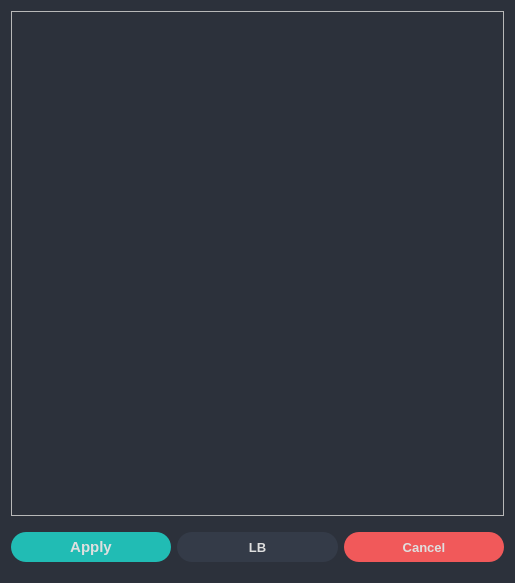
<?xml version="1.0" encoding="UTF-8"?>
<ui version="4.0">
 <class>ConnectionWindow</class>
 <widget class="QWidget" name="ConnectionWindow">
  <property name="geometry">
   <rect>
    <x>0</x>
    <y>0</y>
    <width>515</width>
    <height>583</height>
   </rect>
  </property>
  <property name="windowTitle">
   <string>Connections</string>
  </property>
  <property name="windowIcon">
   <iconset resource="../res/res.qrc">
    <normaloff>:/icons/icons/design_creator_icon.ico</normaloff>:/icons/icons/design_creator_icon.ico</iconset>
  </property>
  <property name="styleSheet">
   <string notr="true">#ConnectionWindow, #scrollAreaWidgetContents{
	background-color: rgb(44, 49, 59);
}
/* MessageBox */
QMessageBox {
    background-color: rgb(44, 49, 59);
}
QMessageBox QFrame {
    background-color: rgba(0, 0, 0, 0);
}
QMessageBox QLabel {
    color: white;
	background-color: rgba(0, 0, 0, 0);
}
QMessageBox QPushButton {
    border: 2px solid rgb(52, 59, 72);
    background-color: rgb(33, 188, 180);
    color: rgb(223, 223, 223);
    min-width: 80px;
	min-height: 35px;
    border-radius: 15px;
    font-size: 16px;
    font-weight: bold;
}
QMessageBox QPushButton:hover {
    background-color: rgb(84, 195, 195);
    border: 2px solid rgb(43, 50, 61);
}
QMessageBox QPushButton:pressed {
    background-color: rgb(25, 154, 147);
    border: 2px solid rgb(43, 50, 61);
}
/* Label */
QLabel{
	color: rgb(223, 223, 223);	
	font: 87 9pt &quot;Segoe UI Black&quot;;
}
/* Button */
QPushButton {
	border: 0px solid rgb(52, 59, 72);
	background-color: rgb(52, 59, 72);
	color: rgb(223, 223, 223);
	border-radius: 15px;
	margin-right:10px;
}
QPushButton:hover {
	background-color: rgb(57, 65, 80);
	border: 5px solid transparent;
}
QPushButton:pressed {	
	background-color: rgb(35, 40, 49);
	border: 7px solid transparent;
}
/* ComboBox */
QScrollBar:horizontal {
	border: none;
	background: rgb(52, 59, 72);
	height: 14px;
	margin: 0px 21px 0 21px;
	border-radius: 0px;
}
QFrame QScrollBar:vertical {
	border: none;
	background: rgb(52, 59, 72);
	width: 14px;
	margin: 21px 0 21px 0;
	border-radius: 0px;
}

QScrollBar::handle:horizontal {
	background: rgb(85, 170, 255);
	min-width: 25px;
	border-radius: 7px
}
QScrollBar::add-line:horizontal {
	border: none;
	background: rgb(55, 63, 77);
	width: 20px;
	border-top-right-radius: 7px;
	border-bottom-right-radius: 7px;
	subcontrol-position: right;
	subcontrol-origin: margin;
}
QScrollBar::sub-line:horizontal {
	border: none;
	background: rgb(55, 63, 77);
	width: 20px;
	border-top-left-radius: 7px;
	border-bottom-left-radius: 7px;
	subcontrol-position: left;
	subcontrol-origin: margin;
}
QScrollBar::up-arrow:horizontal, QScrollBar::down-arrow:horizontal
{
	background: none;
}
QScrollBar::add-page:horizontal, QScrollBar::sub-page:horizontal
{
	background: none;
}
QScrollBar::handle:vertical {    
	background: rgb(85, 170, 255);
	min-height: 25px;
	border-radius: 7px
}
QScrollBar::add-line:vertical {
	border: none;
	background: rgb(55, 63, 77);
	height: 20px;
	border-bottom-left-radius: 7px;
	border-bottom-right-radius: 7px;
	subcontrol-position: bottom;
	subcontrol-origin: margin;
}
QScrollBar::sub-line:vertical {
	border: none;
	background: rgb(55, 63, 77);
	height: 20px;
	border-top-left-radius: 7px;
	border-top-right-radius: 7px;
	subcontrol-position: top;
	subcontrol-origin: margin;
}
QScrollBar::up-arrow:vertical, QScrollBar::down-arrow:vertical {
	background: none;
}

QScrollBar::add-page:vertical, QScrollBar::sub-page:vertical {
	background: none;
}
QComboBox {
	background-color: rgb(52, 59, 72);
	border: 1px solid rgb(49, 54, 65);
	height: 30px;
	border-radius: 10px;
	padding-left: 10px;
	padding-right: 15px;
	color: rgb(223, 223, 223);
}
QComboBox QAbstractItemView {
    background-color:rgb(27, 29, 35);
	border: 0px;
	color: #fff;
    selection-background-color: rgb(64, 71, 88);
}
QComboBox::drop-down {
	border: 0px;
}
QComboBox::down-arrow{
	image: url(&quot;:/icons/icons/cil-chevron-bottom.png&quot;);
	width:15px;
	height:15px;
	margin-right:15px;
}
QComboBox:on {
	border: 0px solid rgb(61, 70, 86);
	background-color: rgb(57, 65, 80)
}
QComboBox QListView {
	background-color: rgb(27, 29, 35);
	border-radius: 10px;
	color: #FFF;
	padding: 10px;
}
/* QGroupBox  */
QGroupBox::title{
		color: rgb(223, 223, 223);
		font: 9pt &quot;Sans Serif Collection&quot;;
}
QGroupBox{
	background-color: transparent;
}
</string>
  </property>
  <layout class="QVBoxLayout" name="verticalLayout">
   <item>
    <widget class="QScrollArea" name="scrollArea">
     <property name="widgetResizable">
      <bool>true</bool>
     </property>
     <widget class="QWidget" name="scrollAreaWidgetContents">
      <property name="geometry">
       <rect>
        <x>0</x>
        <y>0</y>
        <width>491</width>
        <height>500</height>
       </rect>
      </property>
      <layout class="QVBoxLayout" name="verticalLayout_2"/>
     </widget>
    </widget>
   </item>
   <item>
    <layout class="QHBoxLayout" name="horizontalLayout">
     <item>
      <widget class="QPushButton" name="pushButtonApply">
       <property name="minimumSize">
        <size>
         <width>100</width>
         <height>50</height>
        </size>
       </property>
       <property name="font">
        <font>
         <pointsize>11</pointsize>
         <weight>75</weight>
         <bold>true</bold>
        </font>
       </property>
       <property name="styleSheet">
        <string notr="true">QPushButton {
	margin: 10 0 10 0;
	background-color: rgb(33, 188, 180);
}

QPushButton:hover {	
	background-color: rgb(84, 195, 195);
}

QPushButton:pressed {	
	background-color: rgb(25, 154, 147);
}</string>
       </property>
       <property name="text">
        <string>Apply</string>
       </property>
      </widget>
     </item>
     <item>
      <widget class="QPushButton" name="pushButtonLb">
       <property name="minimumSize">
        <size>
         <width>100</width>
         <height>50</height>
        </size>
       </property>
       <property name="font">
        <font>
         <pointsize>10</pointsize>
         <weight>75</weight>
         <bold>true</bold>
        </font>
       </property>
       <property name="styleSheet">
        <string notr="true">QPushButton{
	margin: 10 0 10 0;
}</string>
       </property>
       <property name="text">
        <string>LB</string>
       </property>
      </widget>
     </item>
     <item>
      <widget class="QPushButton" name="pushButtonCancel">
       <property name="minimumSize">
        <size>
         <width>100</width>
         <height>50</height>
        </size>
       </property>
       <property name="font">
        <font>
         <pointsize>10</pointsize>
         <weight>75</weight>
         <bold>true</bold>
        </font>
       </property>
       <property name="styleSheet">
        <string notr="true">QPushButton {
	margin: 10 0 10 0;
	background-color: rgb(241, 89, 90);
}

QPushButton:hover {	
	background-color: rgb(255, 102, 102);
}

QPushButton:pressed {	
	background-color: rgb(202, 75, 75);
}</string>
       </property>
       <property name="text">
        <string>Cancel</string>
       </property>
      </widget>
     </item>
    </layout>
   </item>
  </layout>
 </widget>
 <resources>
  <include location="../res/res.qrc"/>
 </resources>
 <connections/>
</ui>
